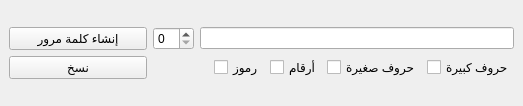
<?xml version="1.0" encoding="UTF-8"?>
<ui version="4.0">
 <class>MainWindow</class>
 <widget class="QMainWindow" name="MainWindow">
  <property name="geometry">
   <rect>
    <x>0</x>
    <y>0</y>
    <width>523</width>
    <height>106</height>
   </rect>
  </property>
  <property name="windowTitle">
   <string>passwordGenerator</string>
  </property>
  <property name="windowIcon">
   <iconset resource="resources.qrc">
    <normaloff>:/icons/resources/icons/password-generator.ico</normaloff>:/icons/resources/icons/password-generator.ico</iconset>
  </property>
  <property name="layoutDirection">
   <enum>Qt::LeftToRight</enum>
  </property>
  <property name="locale">
   <locale language="Arabic" country="Libya"/>
  </property>
  <widget class="QWidget" name="centralwidget">
   <layout class="QGridLayout" name="gridLayout">
    <item row="0" column="0">
     <layout class="QVBoxLayout" name="verticalLayout">
      <item>
       <layout class="QHBoxLayout" name="horizontalLayout_3">
        <item>
         <widget class="QPushButton" name="passwordGeneratorPushButton">
          <property name="styleSheet">
           <string notr="true">width:130px;</string>
          </property>
          <property name="text">
           <string>إنشاء كلمة مرور</string>
          </property>
          <property name="icon">
           <iconset resource="resources.qrc">
            <normaloff>:/images/resources/images/password-generator.png</normaloff>:/images/resources/images/password-generator.png</iconset>
          </property>
          <property name="iconSize">
           <size>
            <width>32</width>
            <height>32</height>
           </size>
          </property>
         </widget>
        </item>
        <item>
         <widget class="QSpinBox" name="passwordLengthSpinBox"/>
        </item>
        <item>
         <widget class="QLineEdit" name="passwordLineEdit"/>
        </item>
       </layout>
      </item>
      <item>
       <layout class="QHBoxLayout" name="horizontalLayout">
        <item>
         <widget class="QPushButton" name="copyPasswordPushButton">
          <property name="styleSheet">
           <string notr="true">width:130px;</string>
          </property>
          <property name="text">
           <string>نسخ</string>
          </property>
          <property name="icon">
           <iconset resource="resources.qrc">
            <normaloff>:/images/resources/images/copy.png</normaloff>:/images/resources/images/copy.png</iconset>
          </property>
          <property name="iconSize">
           <size>
            <width>32</width>
            <height>32</height>
           </size>
          </property>
         </widget>
        </item>
        <item>
         <spacer name="horizontalSpacer">
          <property name="orientation">
           <enum>Qt::Horizontal</enum>
          </property>
          <property name="sizeHint" stdset="0">
           <size>
            <width>40</width>
            <height>20</height>
           </size>
          </property>
         </spacer>
        </item>
        <item>
         <widget class="QCheckBox" name="symbolsCheckBox">
          <property name="text">
           <string>رموز</string>
          </property>
         </widget>
        </item>
        <item>
         <widget class="QCheckBox" name="numbersCheckBox">
          <property name="text">
           <string>أرقام</string>
          </property>
         </widget>
        </item>
        <item>
         <widget class="QCheckBox" name="lowerCapitalscheckBox">
          <property name="text">
           <string>حروف صغيرة</string>
          </property>
         </widget>
        </item>
        <item>
         <widget class="QCheckBox" name="upperCapitalsCheckBox">
          <property name="text">
           <string>حروف كبيرة</string>
          </property>
         </widget>
        </item>
       </layout>
      </item>
     </layout>
    </item>
   </layout>
  </widget>
 </widget>
 <resources>
  <include location="resources.qrc"/>
 </resources>
 <connections/>
</ui>
